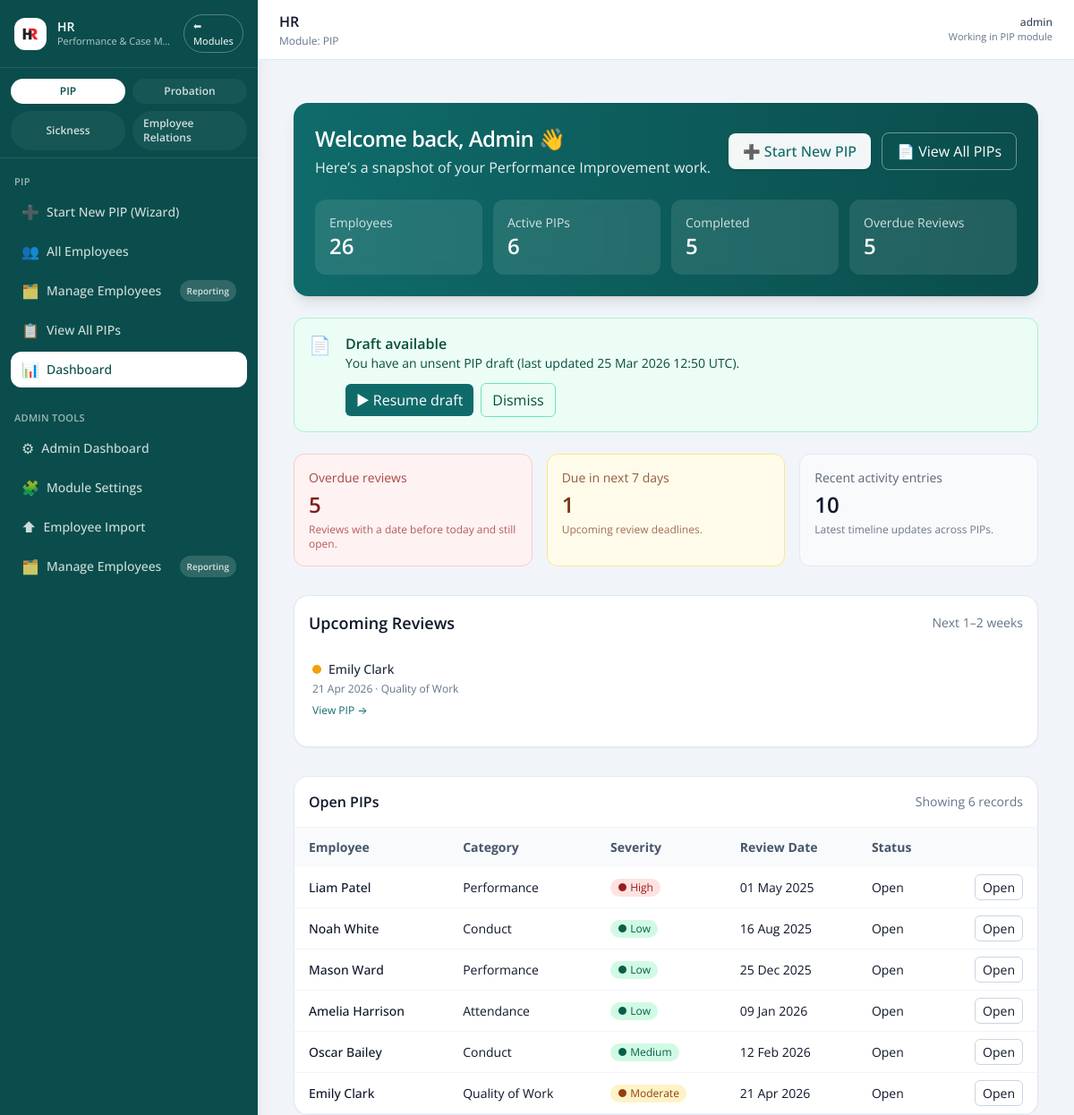
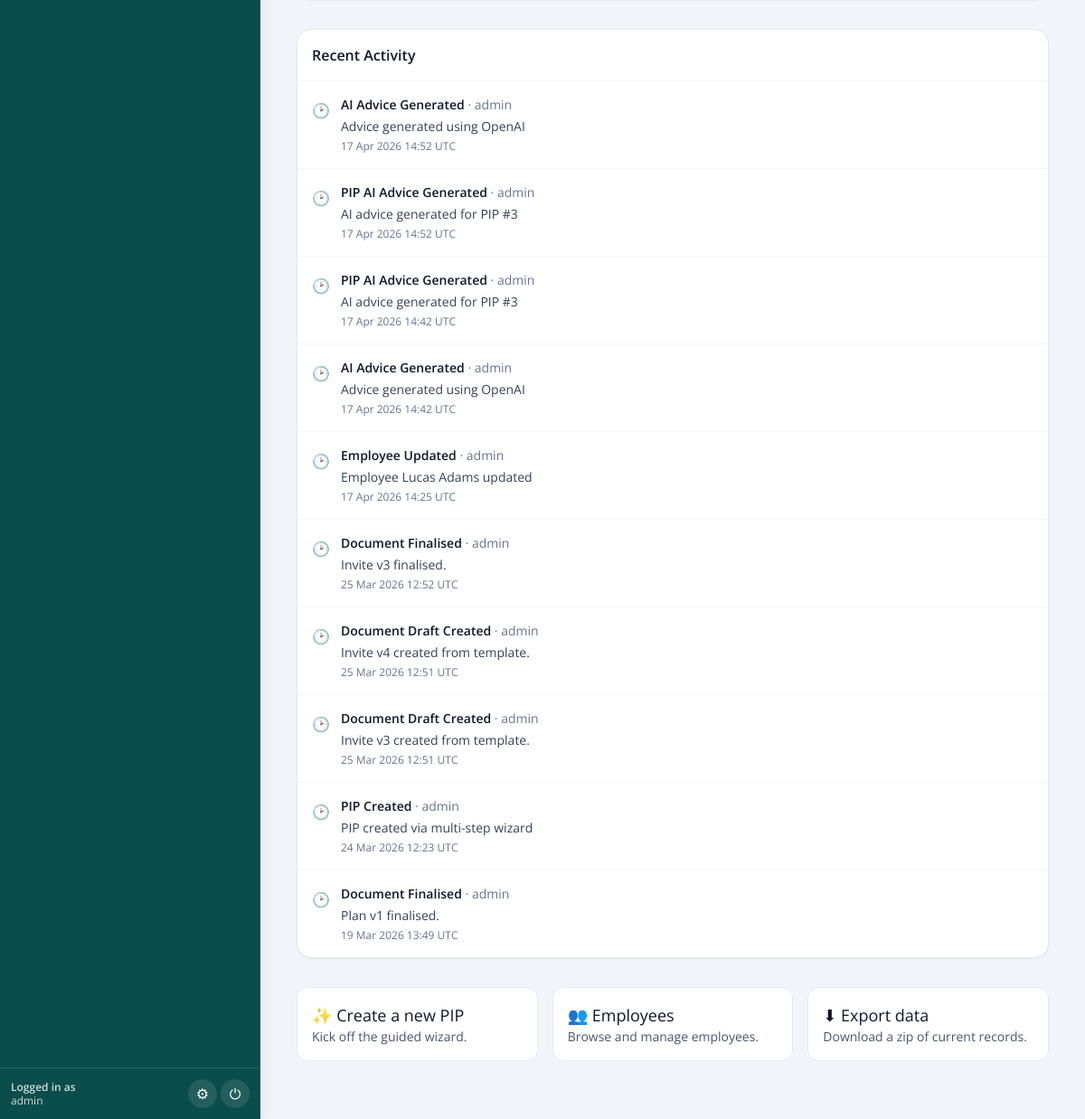
Page /dashboard (signed in) on the earlier database version (2 pictures, top to bottom).
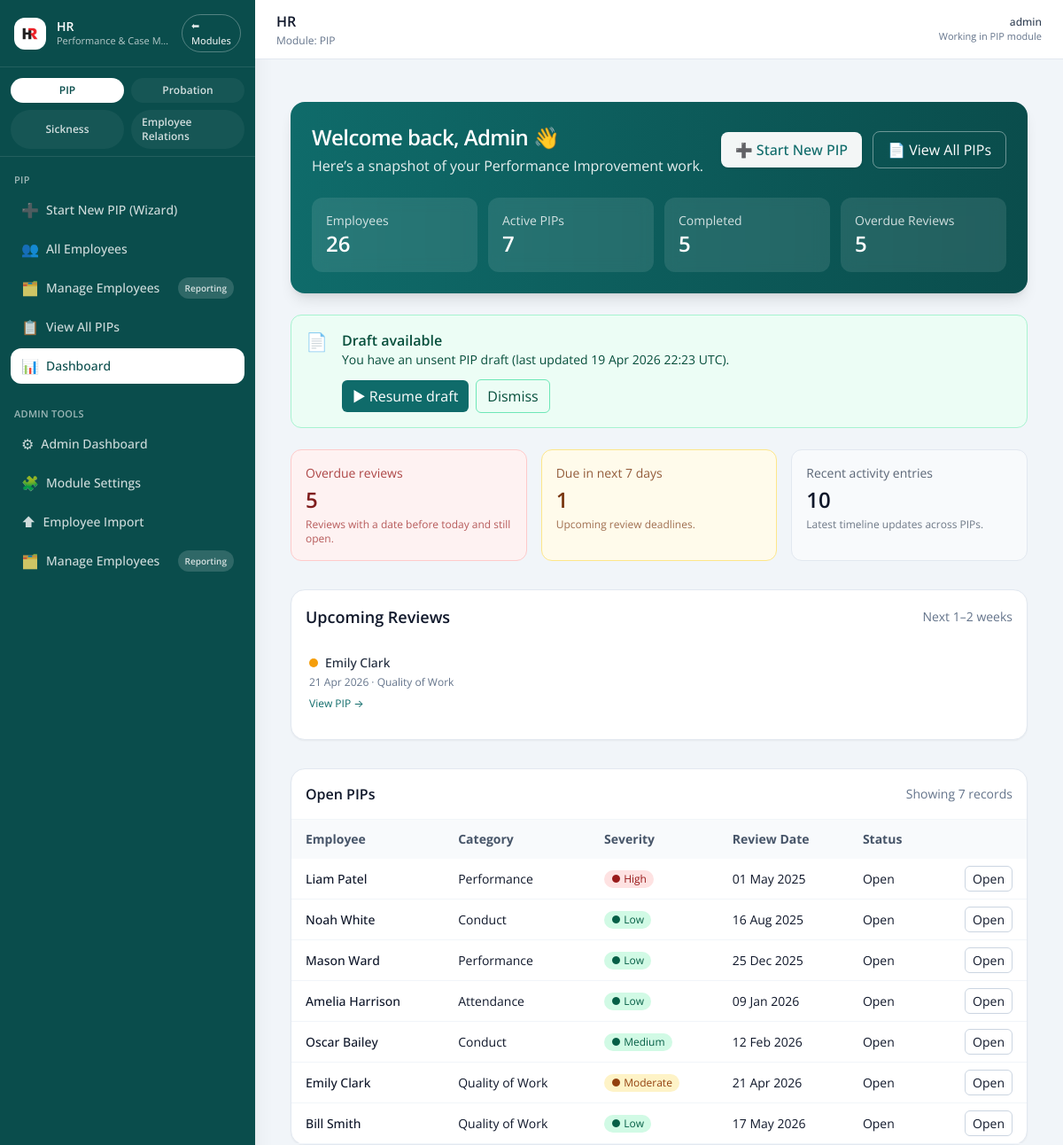
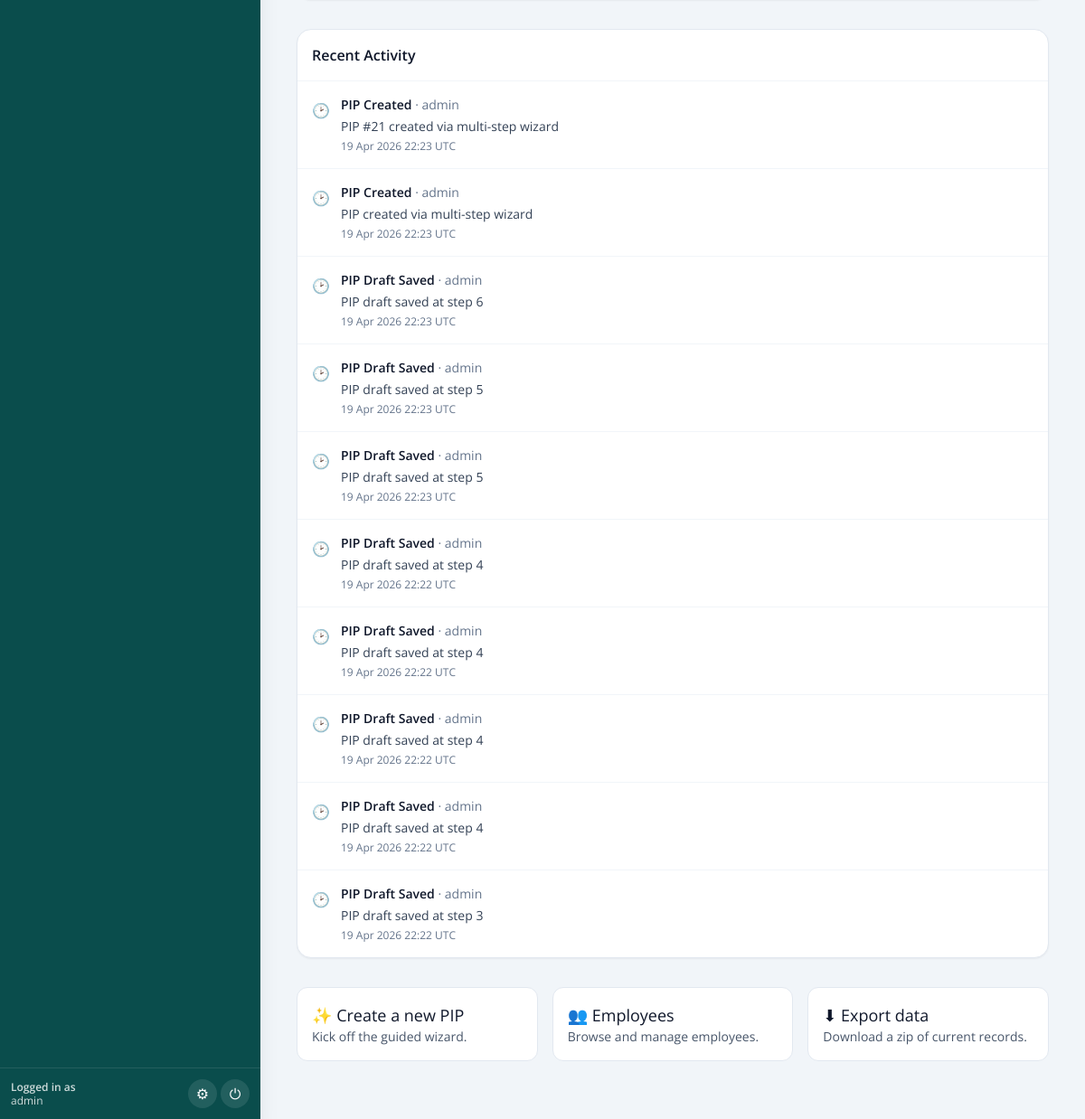
Same page on the later database version (2 pictures, top to bottom).
### pip_app/models.py (models this page shows, shortened)
class DraftPIP(db.Model):
    id = db.Column(db.Integer, primary_key=True)
    user_id = db.Column(db.Integer, db.ForeignKey("user.id"))
    step = db.Column(db.Integer)
    data = db.Column(db.JSON)
    created_at = db.Column(db.DateTime, default=datetime.utcnow)
    updated_at = db.Column(
        db.DateTime, default=datetime.utcnow, onupdate=datetime.utcnow
    )
    is_dismissed = db.Column(db.Boolean, default=False)
    user = db.relationship("User", backref="draft_pips")

class PIPRecord(db.Model):
    __tablename__ = "pip_record"
    id = db.Column(db.Integer, primary_key=True)
    employee_id = db.Column(db.Integer, db.ForeignKey("employee.id"), nullable=False)
    assigned_to = db.Column(
        db.Integer, db.ForeignKey("user.id"), nullable=True
    )
    concerns = db.Column(db.Text, nullable=False)
    start_date = db.Column(db.Date, nullable=False)
    review_date = db.Column(db.Date, nullable=False)
    meeting_notes = db.Column(db.Text)
    status = db.Column(db.String(20), default="Open")
    created_by = db.Column(db.String(100))
    created_at = db.Column(db.DateTime, default=datetime.utcnow)
    last_updated = db.Column(
        db.DateTime, default=datetime.utcnow, onupdate=datetime.utcnow
    )
    ai_advice = db.Column(db.Text)
    ai_advice_generated_at = db.Column(db.DateTime)
    capability_meeting_date = db.Column(db.DateTime, nullable=True)
    capability_meeting_time = db.Column(db.String, nullable=True)
    capability_meeting_venue = db.Column(db.String, nullable=True)
    concern_category = db.Column(db.String(100))
    severity = db.Column(db.String(50))
    frequency = db.Column(db.String(50))
    tags = db.Column(db.Text)
    ai_summary = db.Column(db.Text, nullable=True)
    ai_action_suggestions = db.Column(JSON, nullable=True)
    ai_next_up = db.Column(JSON, nullable=True)
    ai_actions_accepted = db.Column(JSON, nullable=True)
    outcome_status = db.Column(db.String(50), nullable=True)
    outcome_notes = db.Column(db.Text, nullable=True)
    employee = db.relationship("Employee", back_populates="pips")
    assignee = db.relationship("User", backref="assigned_pips")
    action_items = db.relationship(
        "PIPActionItem",
        back_populates="pip_record",
        cascade="all, delete-orphan",
        lazy=True,
    )
    timeline_events = db.relationship(
        "TimelineEvent",
        back_populates="pip_record",
        cascade="all, delete-orphan",
        lazy=True,
    )

class Employee(db.Model):
    id = db.Column(db.Integer, primary_key=True)
    organisation_id = db.Column(
        db.Integer,
        db.ForeignKey("organisations.id"),
        nullable=True,
        index=True,
    )
    first_name = db.Column(db.String(100))
    last_name = db.Column(db.String(100))
    job_title = db.Column(db.String(100))
    line_manager = db.Column(db.String(100))
    service = db.Column(db.String(100))
    start_date = db.Column(db.Date)
    team_id = db.Column(db.Integer)
    email = db.Column(db.String(120), nullable=True)
    employment_status = db.Column(db.String(20), nullable=False, default="Active")
    is_leaver = db.Column(db.Boolean, nullable=False, default=False)
    leaving_date = db.Column(db.Date, nullable=True)
    leaving_reason_category = db.Column(db.String(100), nullable=True)
    leaving_reason_detail = db.Column(db.Text, nullable=True)
    leaving_notes = db.Column(db.Text, nullable=True)
    marked_as_leaver_at = db.Column(db.DateTime, nullable=True)
    marked_as_leaver_by = db.Column(db.String(120), nullable=True)
    reactivated_at = db.Column(db.DateTime, nullable=True)
    reactivated_by = db.Column(db.String(120), nullable=True)
    organisation = db.relationship(
        "Organisation",
        backref=db.backref("employees", lazy=True),
    )
    pips = db.relationship("PIPRecord", back_populates="employee", lazy=True)

class TimelineEvent(db.Model):
    __tablename__ = "timeline_event"
    id = db.Column(db.Integer, primary_key=True)
    pip_record_id = db.Column(
        db.Integer, db.ForeignKey("pip_record.id"), nullable=True
    )
    timestamp = db.Column(db.DateTime, default=datetime.utcnow)
    event_type = db.Column(db.String(100))
    notes = db.Column(db.Text)
    updated_by = db.Column(db.String(100))
    created_at = db.Column(db.DateTime, default=datetime.utcnow)
    pip_record = db.relationship("PIPRecord", back_populates="timeline_events")

### old files/app - 050226.py (the view)
@app.route('/dashboard')
@login_required
def dashboard():
    total_employees = Employee.query.count()
    active_pips = PIPRecord.query.filter_by(status='Open').count()
    completed_pips = PIPRecord.query.filter_by(status='Completed').count()
    today = datetime.now(timezone.utc).date()
    upcoming_deadline = today + timedelta(days=7)
    if current_user.admin_level == 0:
        q_base = (
            PIPRecord.query
            .join(Employee)
            .filter(Employee.team_id == current_user.team_id)
            .filter(PIPRecord.assigned_to == current_user.id)
        )
        overdue_reviews = (
            q_base.filter(
                PIPRecord.status == 'Open',
                PIPRecord.review_date < today
            ).count()
        )
        open_pips = (
            q_base.filter(PIPRecord.status == 'Open')
            .order_by(PIPRecord.review_date.asc().nullslast())
            .all()
        )
        q_upcoming = q_base.filter(
            PIPRecord.status == 'Open',
            PIPRecord.review_date >= today,
            PIPRecord.review_date <= upcoming_deadline
        )
        upcoming_pips = q_upcoming.order_by(PIPRecord.review_date.asc()).all()
        due_soon_count = q_upcoming.count()
        recent_activity = (
            TimelineEvent.query
            .join(PIPRecord, TimelineEvent.pip_record_id == PIPRecord.id)
            .filter(PIPRecord.assigned_to == current_user.id)
            .order_by(TimelineEvent.timestamp.desc())
            .limit(10)
            .all()
        )
    else:
        overdue_reviews = (
            PIPRecord.query
            .filter(
                PIPRecord.status == 'Open',
                PIPRecord.review_date < today
            ).count()
        )
        open_pips = (
            PIPRecord.query
            .filter(PIPRecord.status == 'Open')
            .join(Employee)
            .order_by(PIPRecord.review_date.asc().nullslast())
            .all()
        )
        upcoming_pips = (
            PIPRecord.query
            .filter(
                PIPRecord.status == 'Open',
                PIPRecord.review_date >= today,
                PIPRecord.review_date <= upcoming_deadline
            )
            .order_by(PIPRecord.review_date.asc())
            .all()
        )
        due_soon_count = (
            PIPRecord.query
            .filter(
                PIPRecord.status == 'Open',
                PIPRecord.review_date >= today,
                PIPRecord.review_date <= upcoming_deadline
            ).count()
        )
        recent_activity = (
            TimelineEvent.query
            .order_by(TimelineEvent.timestamp.desc())
            .limit(10)
            .all()
        )
    draft = get_active_draft_for_user(current_user.id)
    return render_template(
        'dashboard.html',
        total_employees=total_employees,
        active_pips=active_pips,
        completed_pips=completed_pips,
        overdue_reviews=overdue_reviews,
        recent_activity=recent_activity,
        upcoming_pips=upcoming_pips,
        open_pips=open_pips,
        due_soon_count=due_soon_count,
        draft=draft
    )

### old files/app - 050226.py (called while the page is built)
@login_manager.user_loader
def load_user(user_id):
    return db.session.get(User, int(user_id))

@app.context_processor
def inject_module():
    return dict(active_module=session.get('active_module'))

@app.context_processor
def inject_csrf_token():
    return dict(csrf_token=generate_csrf)

@app.before_request
def set_active_module():
    path = (request.path or "").lower()
    if path.startswith('/pip/') or path.startswith('/employee/') or path in (
        '/dashboard', '/pip_list', '/employee/list', '/employee/add', '/pip/select-employee'
    ):
        session['active_module'] = 'PIP'
    elif path.startswith('/probation/'):
        session['active_module'] = 'Probation'
    elif path == '/':
        session.pop('active_module', None)

def get_active_draft_for_user(user_id):
    return DraftPIP.query.filter_by(user_id=user_id, is_dismissed=False)\
                         .order_by(DraftPIP.updated_at.desc()).first()

### pip_app/models.py (called while the page is built)
    def is_superuser(self):
        return self.admin_level == 2

### templates/dashboard.html (shortened to what the changed rows need)
{% extends "base.html" %}
{% block content %}
<div class="max-w-7xl mx-auto px-4 py-8">
  <div class="relative overflow-hidden rounded-2xl bg-gradient-to-r from-[#0f6b6a] to-[#0a4d4c] text-white p-6 shadow-lg">
    <div class="flex flex-col md:flex-row md:items-center md:justify-between gap-4">
      <div>
        <h1 class="text-2xl font-semibold tracking-tight">Welcome back{% if current_user and current_user.username %}, {{ current_user.username|title }}{% endif %} 👋</h1>
      </div>
    </div>
    <div class="mt-6 grid grid-cols-2 md:grid-cols-4 gap-3">
      <div class="rounded-xl bg-white/10 backdrop-blur p-4">
        <div class="text-sm text-white/80">Active PIPs</div>
        <div class="text-2xl font-semibold">{{ active_pips or 0 }}</div>
      </div>
    </div>
  </div>
  {% if draft %}
  <div class="mt-6 rounded-xl border border-emerald-200 bg-emerald-50 text-emerald-900 p-4 flex items-start gap-4">
    <div class="flex-1">
      <div class="font-semibold">Draft available</div>
      <div class="text-sm">
        You have an unsent PIP draft{% if draft.updated_at %} (last updated {{ draft.updated_at.strftime('%d %b %Y %H:%M') }} UTC){% endif %}.
      </div>
      <div class="mt-3 flex items-center gap-2">
        <a href="{{ url_for('pip_wizard_resume') }}"
           class="inline-flex items-center gap-2 rounded-md bg-[#0f6b6a] text-white px-3 py-1.5 hover:bg-[#0c5858]">
        </a>
        <button id="dismissDraftBtn"
                class="inline-flex items-center gap-2 rounded-md border border-emerald-300 px-3 py-1.5 hover:bg-white">
        </button>
      </div>
    </div>
  </div>
  {% endif %}
  <div class="mt-8 rounded-2xl border border-slate-200 bg-white p-4 shadow-sm">
    <div class="flex items-center justify-between mb-3">
      <h2 class="text-lg font-semibold text-slate-900">Upcoming Reviews</h2>
    </div>
    {% set items = upcoming_pips or [] %}
    {% if items %}
      <div class="overflow-x-auto">
        <div class="relative flex items-center gap-6 py-4 px-1 min-w-full">
          {% for p in items %}
            <div class="flex flex-col items-start min-w-[220px]">
              <div class="flex items-center gap-2">
                <span class="inline-block h-2.5 w-2.5 rounded-full
                  {% if p.severity == 'High' %}bg-red-500
                  {% elif p.severity == 'Moderate' %}bg-amber-500
                  {% else %}bg-emerald-500{% endif %}"></span>
                <span class="text-sm font-medium text-slate-800">
                  {{ p.employee.first_name }} {{ p.employee.last_name }}
                </span>
              </div>
              <div class="text-xs text-slate-500 mt-1">
                {{ p.review_date.strftime('%d %b %Y') if p.review_date else 'No date' }}
                · {{ p.concern_category or 'Uncategorised' }}
              </div>
              <a href="{{ url_for('pip_detail', id=p.id) }}"
                 class="mt-2 inline-flex items-center text-xs text-[#0f6b6a] hover:underline">
                View PIP →
              </a>
            </div>
          {% endfor %}
        </div>
      </div>
    {% else %}
      <div class="text-sm text-slate-500">No upcoming reviews in the next week.</div>
    {% endif %}
  </div>
  <div class="mt-8 rounded-2xl border border-slate-200 bg-white shadow-sm">
    <div class="p-4 border-b border-slate-100 flex items-center justify-between">
      <h3 class="text-base font-semibold text-slate-900">Open PIPs</h3>
      <div class="text-sm text-slate-500">
        Showing {{ (open_pips|length) or 0 }} record{{ (open_pips|length) == 1 and '' or 's' }}
      </div>
    </div>
    {% if open_pips and open_pips|length > 0 %}
    <div class="overflow-x-auto">
      <table class="min-w-full text-sm">
        <thead>
          <tr class="bg-slate-50 text-slate-600">
            <th class="text-left px-4 py-3">Employee</th>
            <th class="text-left px-4 py-3">Category</th>
            <th class="text-left px-4 py-3">Severity</th>
            <th class="text-left px-4 py-3">Review Date</th>
            <th class="text-left px-4 py-3">Status</th>
            <th class="px-4 py-3"></th>
          </tr>
        </thead>
        <tbody>
          {% for p in open_pips %}
          <tr class="border-b border-slate-100 hover:bg-slate-50">
            <td class="px-4 py-3 font-medium text-slate-900">
              {{ p.employee.first_name }} {{ p.employee.last_name }}
            </td>
            <td class="px-4 py-3">{{ p.concern_category or '—' }}</td>
            <td class="px-4 py-3">
              <span class="inline-flex items-center gap-1 rounded-full px-2 py-0.5 text-xs
                {% if p.severity == 'High' %}bg-red-100 text-red-800
                {% elif p.severity == 'Moderate' %}bg-amber-100 text-amber-800
                {% else %}bg-emerald-100 text-emerald-800{% endif %}">
                ● {{ p.severity or 'Unknown' }}
              </span>
            </td>
            <td class="px-4 py-3">{{ p.review_date.strftime('%d %b %Y') if p.review_date else '—' }}</td>
            <td class="px-4 py-3">{{ p.status or 'Open' }}</td>
            <td class="px-4 py-3 text-right">
              <a href="{{ url_for('pip_detail', id=p.id) }}"
                 class="rounded-md border border-slate-300 px-2 py-1 hover:bg-slate-50">Open</a>
            </td>
          </tr>
          {% endfor %}
        </tbody>
      </table>
    </div>
    {% else %}
      <div class="p-6 text-center text-slate-500 text-sm">No open PIPs assigned to you.</div>
    {% endif %}
  </div>
  <div class="mt-8 rounded-2xl border border-slate-200 bg-white shadow-sm">
    <div class="divide-y divide-slate-100">
      {% for ev in (recent_activity or []) %}
      <div class="p-4 flex items-start gap-3">
        <div class="mt-1">🕑</div>
        <div class="flex-1">
          <div class="text-sm text-slate-900">
            <span class="font-semibold">{{ ev.event_type }}</span>
            {% if ev.updated_by %}<span class="text-slate-500"> · {{ ev.updated_by }}</span>{% endif %}
          </div>
          {% if ev.notes %}<div class="text-sm text-slate-700 mt-1">{{ ev.notes }}</div>{% endif %}
          {% if ev.timestamp %}<div class="text-xs text-slate-500 mt-1">{{ ev.timestamp.strftime('%d %b %Y %H:%M') }} UTC</div>{% endif %}
        </div>
      </div>
      {% else %}
      <div class="p-6 text-center text-slate-500 text-sm">No recent activity for your assigned cases.</div>
      {% endfor %}
    </div>
  </div>
</div>
{% endblock %}

Differences in the rows shown:
no longer on this page (row unchanged): TimelineEvent: event_type "AI Advice Generated", updated_by "admin", notes "Advice generated using OpenAI", timestamp "17 Apr 2026 14:52"
no longer on this page (row unchanged): TimelineEvent: event_type "PIP AI Advice Generated", updated_by "admin", notes "AI advice generated for PIP #3", timestamp "17 Apr 2026 14:52"
no longer on this page (row unchanged): TimelineEvent: event_type "PIP AI Advice Generated", updated_by "admin", notes "AI advice generated for PIP #3", timestamp "17 Apr 2026 14:42"
no longer on this page (row unchanged): TimelineEvent: event_type "AI Advice Generated", updated_by "admin", notes "Advice generated using OpenAI", timestamp "17 Apr 2026 14:42"
no longer on this page (row unchanged): TimelineEvent: event_type "Employee Updated", updated_by "admin", notes "Employee Lucas Adams updated", timestamp "17 Apr 2026 14:25"
no longer on this page (row unchanged): TimelineEvent: event_type "Document Finalised", updated_by "admin", notes "Invite v3 finalised.", timestamp "25 Mar 2026 12:52"
no longer on this page (row unchanged): TimelineEvent: event_type "Document Draft Created", updated_by "admin", notes "Invite v4 created from template.", timestamp "25 Mar 2026 12:51"
no longer on this page (row unchanged): TimelineEvent: event_type "Document Draft Created", updated_by "admin", notes "Invite v3 created from template.", timestamp "25 Mar 2026 12:51"
no longer on this page (row unchanged): TimelineEvent: event_type "PIP Created", updated_by "admin", notes "PIP created via multi-step wizard", timestamp "24 Mar 2026 12:23"
no longer on this page (row unchanged): TimelineEvent: event_type "Document Finalised", updated_by "admin", notes "Plan v1 finalised.", timestamp "19 Mar 2026 13:49"
changed DraftPIP: updated_at "25 Mar 2026 12:50" → "19 Apr 2026 22:23"
added PIPRecord: employee.first_name "Bill", employee.last_name "Smith", concern_category "Quality of Work", severity "Low", review_date "17 May 2026", status "Open", shown under "Open PIPs"
added TimelineEvent: event_type "PIP Created", updated_by "admin", notes "PIP #21 created via multi-step wizard", timestamp "19 Apr 2026 22:23"
added TimelineEvent: event_type "PIP Created", updated_by "admin", notes "PIP created via multi-step wizard", timestamp "19 Apr 2026 22:23"
added TimelineEvent: event_type "PIP Draft Saved", updated_by "admin", notes "PIP draft saved at step 6", timestamp "19 Apr 2026 22:23"
added TimelineEvent: event_type "PIP Draft Saved", updated_by "admin", notes "PIP draft saved at step 5", timestamp "19 Apr 2026 22:23"
added TimelineEvent: event_type "PIP Draft Saved", updated_by "admin", notes "PIP draft saved at step 5", timestamp "19 Apr 2026 22:23"
added TimelineEvent: event_type "PIP Draft Saved", updated_by "admin", notes "PIP draft saved at step 4", timestamp "19 Apr 2026 22:22"
added TimelineEvent: event_type "PIP Draft Saved", updated_by "admin", notes "PIP draft saved at step 4", timestamp "19 Apr 2026 22:22"
added TimelineEvent: event_type "PIP Draft Saved", updated_by "admin", notes "PIP draft saved at step 4", timestamp "19 Apr 2026 22:22"
added TimelineEvent: event_type "PIP Draft Saved", updated_by "admin", notes "PIP draft saved at step 4", timestamp "19 Apr 2026 22:22"
added TimelineEvent: event_type "PIP Draft Saved", updated_by "admin", notes "PIP draft saved at step 3", timestamp "19 Apr 2026 22:22"
Other differences:
{{ active_pips or 0 }}: "6" → "7"
{{ (open_pips|length) or 0 }}: "6" → "7"
